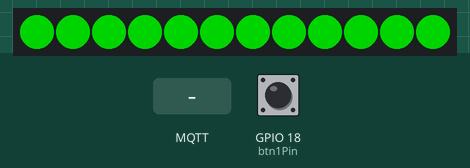
Simulated run of this sketch. Board: ESP32. On the bench: 12 RGB LEDs in strip order, left to right. The inputs (shaded band) are chosen by the test bench; at power-on: GPIO 18 (btn1Pin) HIGH. Dim RGB values are drawn brighter than linear; WiFi joins after 1.5 s; servers stay silent unless stated; random numbers use the default seed unless the sketch sets one; no MQTT or app messages arrive unless stated; what the sketch prints to the serial monitor is not drawn.

Above: at 2.8 s.
2.9 s: MQTT message "RGB" arrives on the first subscribed topic
At 3.42 s:
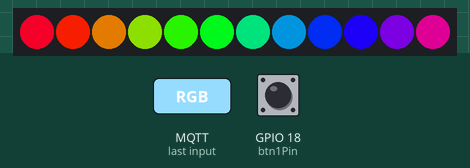
5.6 s: MQTT message "on" arrives on the first subscribed topic
At 6.32 s:
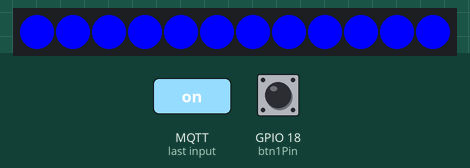
7.6 s: MQTT message "fade" arrives on the first subscribed topic
At 8.42 s:
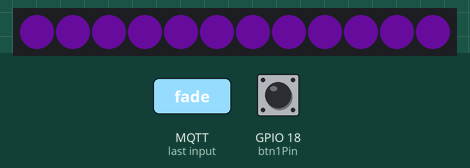
10.6 s: GPIO 18 (btn1Pin) pulled LOW for 1 s
At 10.9 s:
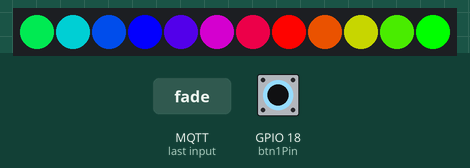
12.2 s: GPIO 18 (btn1Pin) pulled LOW for 0.15 s
12.9 s: MQTT message "0" arrives on the first subscribed topic
At 13.47 s:
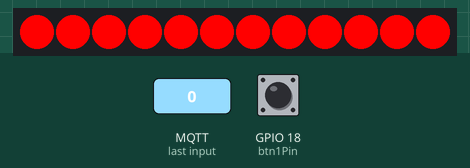
Timing chart, 0 to 15.9 s (numbered marks = the images above; inputs shaded):
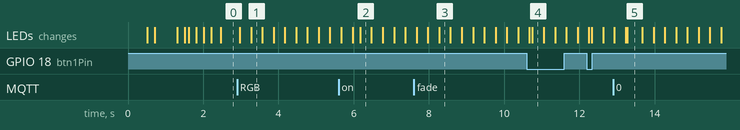

The sketch:

ESP_0_.ino
```cpp
//pinnen
const int ledaantal = 12;
int btn1Pin = 18;
float bat = 34;

//states
bool btn1State;
bool prevstate;

//merkers
bool a = false;
float o;

//library
#include "FastLED.h"
#include <WiFi.h>
#include <PubSubClient.h>
#include <Wire.h>

CRGB leds[ledaantal];

// Replace the next variables with your SSID/Password combination
const char* ssid = "Pole";
const char* password = "Pole8500";
//const char* ssid = "Howest-IoT";
//const char* password = "LZe5buMyZUcDpLY";
//const char* ssid = "Paaltjes";
//const char* password = "Paaltje8500";

// Add your MQTT Broker IP address, example:
//const char* mqtt_server = "192.168.1.144";
const char* mqtt_server = "192.168.220.1";
//const char* mqtt_server = "192.168.168.159";


WiFiClient espClient;
PubSubClient client(espClient);
//long lastMsg = 0;
char msg[50];
int value = 0;
const char* device_name = "ESP32(0)";  // <-- naam apparaat


void setup() {
  Serial.begin(115200);
  //  pinMode(led, OUTPUT);
  FastLED.addLeds<NEOPIXEL, 23>(leds, ledaantal);
  pinMode(btn1Pin, INPUT_PULLUP);
  setup_wifi();
  client.setServer(mqtt_server, 1883);
  client.setCallback(callback);
}

//fastled

//0 = rood
//1 = geel
//2 = groen
//3= blauw
int black = CRGB::Black;
int yellow = CRGB::Yellow;
int blue = CRGB::Blue;
int red = CRGB::Red;
int green = CRGB::Green;

//colors
int kleuren[5] = { red, yellow, green, blue, black };

void setup_wifi() {
  delay(10);
  // We start by connecting to a WiFi network
  Serial.println();
  Serial.print("Connecting to ");
  Serial.println(ssid);

  WiFi.begin(ssid, password);
  while (WiFi.status() != WL_CONNECTED) {
    delay(500);
    connectblink();
    Serial.print(".");
  }

  Serial.println("");
  Serial.println("WiFi connected");
  Serial.println("IP address: ");
  Serial.println(WiFi.localIP());
}

void callback(char* topic, byte* message, unsigned int length) {
  Serial.print("Message arrived on topic: ");
  Serial.print(topic);
  Serial.print(". Message: ");
  String messageTemp;

  for (int i = 0; i < length; i++) {
    Serial.print((char)message[i]);
    messageTemp += (char)message[i];
  }

  // Feel free to add more if statements to control more GPIOs with MQTT

  // If a message is received on the topic esp32/output, you check if the message is either "on" or "off".
  // Changes the output state according to the message
  if (String(topic) == "0") {
    //    Serial.print("Changing output to ");
    if (messageTemp == "on") {
      client.publish("0", "Message recieved at ESP32(0)");
      for (int i = 0; i < ledaantal; i++) {
        leds[i] = kleuren[3];
      }
      FastLED.show();
      delay(100);
      Serial.println("On");
    }
    if (messageTemp == "0") {
      client.publish("0", "Message recieved at ESP32(0)");
      for (int i = 0; i < ledaantal; i++) {
        leds[i] = kleuren[0];
      }
      FastLED.show();
      delay(100);
      Serial.println("0");
    }
    if (messageTemp == "1") {
      client.publish("0", "Message recieved at ESP32(0)");
      for (int i = 0; i < ledaantal; i++) {
        leds[i] = kleuren[1];
      }
      FastLED.show();
      delay(100);
      Serial.println("On");
    }
    if (messageTemp == "2") {
      client.publish("0", "Message recieved at ESP32(0)");
      for (int i = 0; i < ledaantal; i++) {
        leds[i] = kleuren[2];
      }
      FastLED.show();
      delay(100);
      Serial.println("On");
    }
    if (messageTemp == "3") {
      client.publish("0", "Message recieved at ESP32(0)");
      for (int i = 0; i < ledaantal; i++) {
        leds[i] = kleuren[3];
      }
      FastLED.show();
      delay(100);
      Serial.println("on");
    }
    if (messageTemp == "RGB") {
      // showke();
      client.publish("0", "Message recieved at ESP32(0)");
      a = true;
      // run();
    }
    if (messageTemp == "fade") {
      fadeAnimation(random(0, 255), random(0, 255), random(0, 255));  // Orange
      client.publish("1", "fade");
    }
    if (messageTemp == "bat0") {
      measure_bat();
    } else if (messageTemp == "off") {
      for (int i = 0; i < ledaantal; i++) {
        leds[i] = kleuren[4];
      }
      FastLED.show();
      delay(100);
      a = false;
      Serial.println("off");
    }
  }
}

void reconnect() {

  // Loop until we're reconnected
  while (!client.connected()) {
    if (WiFi.status() != WL_CONNECTED) {
      setup_wifi();
    }
    mqqtconnecting();
    Serial.print("Attempting MQTT connection...");
    // Attempt to connect
    if (client.connect("ESP32(0)")) {
      Serial.println("connected");
      // Subscribe
      client.subscribe("0");
      client.publish("0", "nr:0 online");
      for (int i = 0; i < ledaantal; i++) {
        leds[i] = kleuren[2];
      }
      FastLED.show();
      delay(500);

      for (int i = 0; i < ledaantal; i++) {
        leds[i] = kleuren[4];
      }
      FastLED.show();
      delay(3);
    } else {
      Serial.print("failed, rc=");
      Serial.print(client.state());
      Serial.println(" try again in 5 seconds");
      // Wait 5 seconds before retrying
      delay(5000);
    }
  }
}

void loop() {
  if (WiFi.status() != WL_CONNECTED) {
    setup_wifi();
  }
  if (WiFi.status() == WL_CONNECTED) {
    if (!client.connected()) {
      reconnect();
    }
    if (client.connected()) {
      client.loop();
      btnpress();
      if (a == true) {
        rainbowCycle(1);
      }
    }
  }
}


void btnpress() {
  btn1State = digitalRead(btn1Pin);
  if (btn1State != prevstate) {
    if (btn1State == 0) {
      Serial.println("Button is pressed");
      client.publish("button", "0");
      //        client.publish("ledstate" , "Is Off");
      delay(300);
    }
  }
  prevstate = btn1State;
}

void measure_bat() {
  float reading = analogRead(bat);
  float voltage = ((reading / 4095.0) * 3.3) * 2;
  float percentage = (4095 - voltage) / 4095 * (100);
  publishVoltage(percentage);
}

void connectblink() {
  for (int i = 0; i < ledaantal; i++) {
    leds[i] = kleuren[0];
  }
  FastLED.show();
  delay(100);
  delay(100);
  for (int i = 0; i < ledaantal; i++) {
    leds[i] = kleuren[4];
  }
  FastLED.show();
  delay(100);
}
void mqqtconnecting() {
  //  leds[0] = CRGB::Yellow; FastLED.show(); delay(100);
  for (int i = 0; i < ledaantal; i++) {
    leds[i] = kleuren[1];
  }
  FastLED.show();
  delay(100);
  delay(100);
  for (int i = 0; i < ledaantal; i++) {
    leds[i] = kleuren[4];
  }
  FastLED.show();
  delay(100);
  delay(100);
  for (int i = 0; i < ledaantal; i++) {
    leds[i] = kleuren[1];
  }
  FastLED.show();
  delay(100);
  delay(100);
  for (int i = 0; i < ledaantal; i++) {
    leds[i] = kleuren[4];
  }
  FastLED.show();
  delay(100);
  delay(100);
}

// fun stuff
void showke() {
  for (int j = 0; j < ledaantal; j++) {
    for (int i = 0; i < ledaantal; i++) {
      leds[i] = CHSV(i - (j * 120), 255, 255); /* The higher the value 4 the less fade there is and vice versa */
    }
    FastLED.show();
    delay(30); /* Change this to your hearts desire, the lower the value the faster your colors move (and vice versa) */
  }
}


void rainbowCycle(int tijd) {
  byte* c;
  uint16_t i, j;

  for (j = 0; j < 256; j++) {
    for (i = 0; i < ledaantal; i++) {
      c = Wheel(((i * 256 / ledaantal) + j) & 255);
      leds[ledaantal - 1 - i].setRGB(*c, *(c + 1), *(c + 2));
    }
    FastLED.show();
    delay(tijd);
  }
}
byte* Wheel(byte positie) {
  static byte c[3];

  if (positie < 85) {
    c[0] = positie * 3;
    c[1] = 255 - positie * 3;
    c[2] = 0;
  } else if (positie < 170) {
    positie -= 85;
    c[0] = 255 - positie * 3;
    c[1] = 0;
    c[2] = positie * 3;
  } else {
    positie -= 170;
    c[0] = 0;
    c[1] = positie * 3;
    c[2] = 255 - positie * 3;
  }
  return c;
}

void fadeAnimation(int red, int green, int blue) {
  float r, g, b;

  // FADE IN
  for (int i = 0; i <= 255; i++) {
    r = (i / 256.0) * red;
    g = (i / 256.0) * green;
    b = (i / 256.0) * blue;
    fill_solid(leds, ledaantal, CRGB(r, g, b));
    FastLED.show();
    delay(2);
  }

  // FADE OUT
  for (int i = 255; i >= 0; i--) {
    r = (i / 256.0) * red;
    g = (i / 256.0) * green;
    b = (i / 256.0) * blue;
    fill_solid(leds, ledaantal, CRGB(r, g, b));
    FastLED.show();
    delay(2);
  }
}
void publishVoltage(float voltage) {
  String message = String(voltage);
  client.publish("bat0", message.c_str());
  // Serial.println(message);
}
```

Measured:
- what the display in image 5 shows lasts 0.4 s, from 13.3 s to 13.7 s
